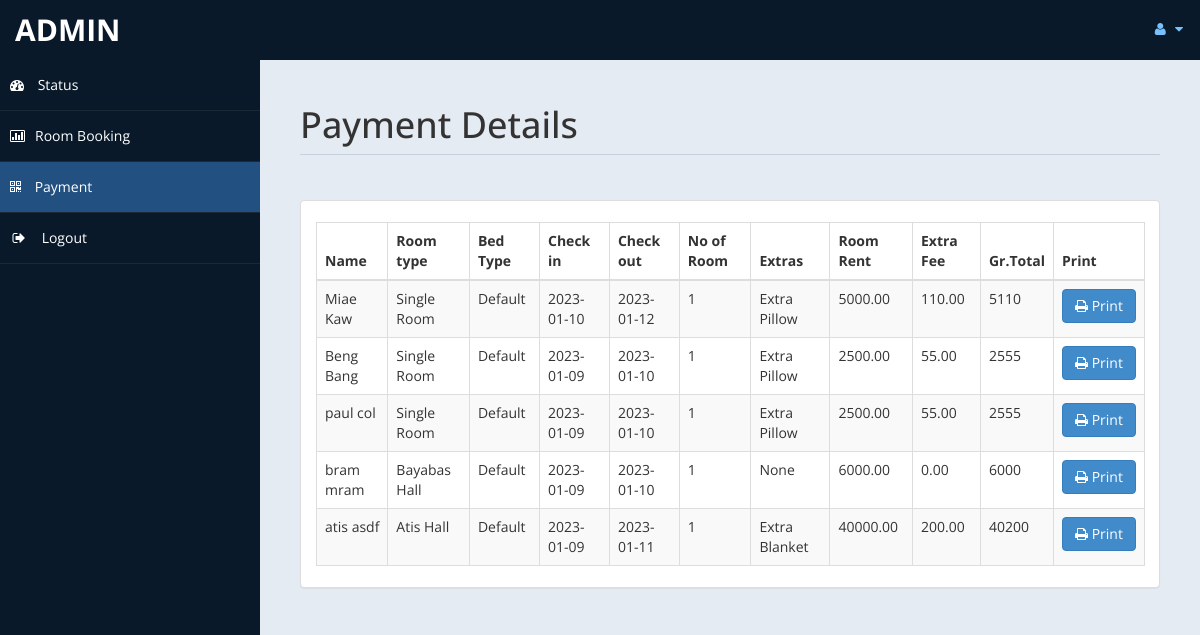
The page /admin_/payment.php (signed in) on the database as committed earlier.
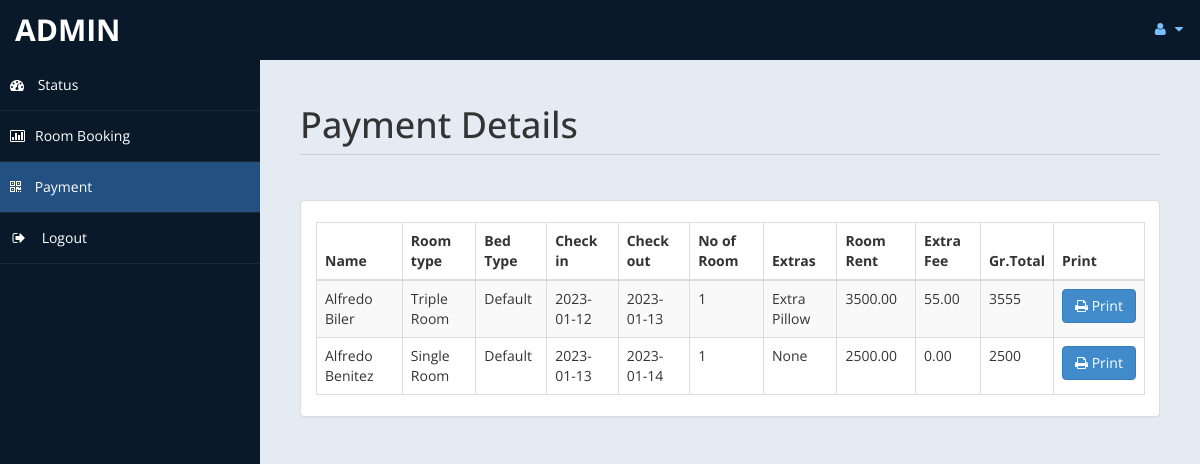
The same page on the database as committed later.
### tables this page shows
CREATE TABLE `payment` (
  `id` int(11) DEFAULT NULL,
  `title` varchar(5) DEFAULT NULL,
  `fname` varchar(30) DEFAULT NULL,
  `lname` varchar(30) DEFAULT NULL,
  `troom` varchar(30) DEFAULT NULL,
  `tbed` varchar(30) DEFAULT NULL,
  `nroom` int(11) DEFAULT NULL,
  `cin` date DEFAULT NULL,
  `cout` date DEFAULT NULL,
  `ttot` double(8,2) DEFAULT NULL,
  `fintot` double(8,2) DEFAULT NULL,
  `mepr` double(8,2) DEFAULT NULL,
  `meal` varchar(30) DEFAULT NULL,
  `btot` double(8,2) DEFAULT NULL,
  `noofdays` int(11) DEFAULT NULL
);

### admin_/payment.php (the view, shortened to what this page needs)
<!DOCTYPE html>
<html xmlns="http://www.w3.org/1999/xhtml">
<head>
    <link href="assets/css/bootstrap.css" rel="stylesheet" />
    <link href="assets/css/font-awesome.css" rel="stylesheet" />
    <link href="assets/css/custom-styles.css" rel="stylesheet" />
    <link href="assets/js/dataTables/dataTables.bootstrap.css" rel="stylesheet" />
</head>
<body>
    <div id="wrapper">
        <nav class="navbar navbar-default top-navbar" role="navigation">
            <div class="navbar-header">
                <a class="navbar-brand" href="home.php"><?php echo $_SESSION["user"]; ?> </a>
            </div>
            <ul class="nav navbar-top-links navbar-right">
                <li class="dropdown">
                    <a class="dropdown-toggle" data-toggle="dropdown" href="#" aria-expanded="false">
                        <i class="fa fa-user fa-fw"></i> <i class="fa fa-caret-down"></i>
                    </a>
                </li>
            </ul>
        </nav>
        <nav class="navbar-default navbar-side" role="navigation">
            <div class="sidebar-collapse">
                <ul class="nav" id="main-menu">
                    <li>
                        <a href="home.php"><i class="fa fa-dashboard"></i> Status</a>
                    </li>
					<li>
                        <a href="roombook.php"><i class="fa fa-bar-chart-o"></i>Room Booking</a>
                    </li>
                    <li>
                        <a class="active-menu" href="payment.php"><i class="fa fa-qrcode"></i> Payment</a>
                    </li>
                    <li>
                        <a href="logout.php" ><i class="fa fa-sign-out fa-fw"></i> Logout</a>
                    </li>
            </div>
        </nav>
        <div id="page-wrapper" >
            <div id="page-inner">
			 <div class="row">
                    <div class="col-md-12">
                        <h1 class="page-header">
                           Payment Details<small> </small>
                        </h1>
                    </div>
                </div>
            <div class="row">
                <div class="col-md-12">
                    <div class="panel panel-default">
                        <div class="panel-body">
                            <div class="table-responsive">
                                <table class="table table-striped table-bordered table-hover" id="dataTables-example">
                                    <thead>
                                        <tr>
                                            <th>Name</th>
											<th>Room type</th>
                                            <th>Bed Type</th>
                                            <th>Check in</th>
											<th>Check out</th>
											<th>No of Room</th>
											<th>Extras</th>
                                            <th>Room Rent</th>
                                            <th>Extra Fee</th>
											<th>Gr.Total</th>
											<th>Print</th>
                                        </tr>
                                    </thead>
                                    <tbody>
									<?php
										include ('db.php');
										$sql="select * from payment";
										$re = mysqli_query($con,$sql);
										while($row = mysqli_fetch_array($re))
										{
											$id = $row['id'];
											if($id % 2 ==1 )
											{
												echo"<tr class='gradeC'>
													<td>".$row['title']." ".$row['fname']." ".$row['lname']."</td>
													<td>".$row['troom']."</td>
													<td>".$row['tbed']."</td>
													<td>".$row['cin']."</td>
													<td>".$row['cout']."</td>
													<td>".$row['nroom']."</td>
													<td>".$row['meal']."</td>
													<td>".$row['ttot']."</td>
													<td>".$row['mepr']."</td>
													<td style='display:none'>".$row['btot']."</td>
													<td>".$row['fintot']-$row['btot']."</td>
													<td><a href=print.php?pid=".$id ." <button class='btn btn-primary'> <i class='fa fa-print' ></i> Print</button></td>
													</tr>";
											}
											else
											{
												echo"<tr class='gradeU'>
													<td>".$row['title']." ".$row['fname']." ".$row['lname']."</td>
													<td>".$row['troom']."</td>
													<td>".$row['tbed']."</td>
													<td>".$row['cin']."</td>
													<td>".$row['cout']."</td>
													<td>".$row['nroom']."</td>
													<td>".$row['meal']."</td>
													<td>".$row['ttot']."</td>
													<td>".$row['mepr']."</td>
													<td style='display:none'>".$row['btot']."</td>
													<td>".$row['fintot']-$row['btot']."</td>
													<td><a href=print.php?pid=".$id ." <button class='btn btn-primary'> <i class='fa fa-print' ></i> Print</button></td>
													</tr>";
											}
										}
									?>
                                    </tbody>
                                </table>
                            </div>
                        </div>
                    </div>
                </div>
            </div>
                </div>
            </div>
    </div>
</body>
</html>

### admin_/assets/css/custom-styles.css (style rules this page uses)
body { font-family: 'Open Sans', sans-serif; }
#wrapper { width: 100%; background:#09192A; }
#page-wrapper { padding: 15px 15px; min-height: 600px; background:#E5EBF2; }
#page-inner { width:100%; margin:10px 20px 10px 0px; background-color:transparent; padding:10px; min-height:1200px; }
h1, .h1, h2, .h2, h3, .h3 { margin-top: 7px; margin-bottom: -5px; }
.page-header { padding-bottom: 9px; margin: 10px 0 45px; border-bottom: 1px solid #C7D1DD; }
.top-navbar { margin:0px; }
.top-navbar .navbar-brand { color: #fff; width: 260px; text-align: left; height: 60px; font-size: 30px; font-weight: 700; text-transform: uppercase; line-height: 30px; }
.top-navbar .nav > li { position: relative; display: inline-block; }
.top-navbar .nav > li > a { position: relative; display: block; padding: 19px 15px; color: #77C0FD; }
.active-menu { background-color:#225081!important; }
.sidebar-collapse , .sidebar-collapse .nav { background:none; }
.sidebar-collapse .nav { padding:0; }
.sidebar-collapse .nav > li > a { color:#fff; background:transparent; text-shadow:none; }
.sidebar-collapse > .nav > li > a { padding:15px 10px; }
.sidebar-collapse > .nav > li { border-bottom: 1px solid rgba(107, 108, 109, 0.19); }
.navbar-side { border:none; background-color: transparent; }
.top-navbar { background:#09192A; border-bottom:none; }
.top-navbar .nav > li > a > i { margin-right: 2px; }
.navbar-default { border:0px solid black; }
.navbar-header { background: #09192A; }
.nav > li > a > i { margin-right:10px; }
@media (min-width:768px) { #page-wrapper { margin: 0 0 0 260px; padding: 15px 30px; min-height: 1200px; } }
@media (min-width:768px) { .navbar-side { z-index: 1; position: absolute; width: 260px; } }
@media (min-width:768px) { .navbar { border-radius: 0px; } }

Rows that differ between the two databases and show on the page:
removed payment: fname "paul", lname "col", troom "Single Room", tbed "Default", cin "2023-01-09", cout "2023-01-10", nroom "1", meal "Extra Pillow", ttot "2500.00", mepr "55.00", $row['fintot']-$row['btot'] "2555"
removed payment: fname "bram", lname "mram", troom "Bayabas Hall", tbed "Default", cin "2023-01-09", cout "2023-01-10", nroom "1", meal "None", ttot "6000.00", mepr "0.00", $row['fintot']-$row['btot'] "6000"
removed payment: fname "atis", lname "asdf", troom "Atis Hall", tbed "Default", cin "2023-01-09", cout "2023-01-11", nroom "1", meal "Extra Blanket", ttot "40000.00", mepr "200.00", $row['fintot']-$row['btot'] "40200"
changed payment "Extra Pillow": fname "Miae" → "Alfredo"; lname "Kaw" → "Biler"; troom "Single Room" → "Triple Room"; cin "2023-01-10" → "2023-01-12"; cout "2023-01-12" → "2023-01-13"; ttot "5000.00" → "3500.00"; mepr "110.00" → "55.00"; $row['fintot']-$row['btot'] "5110" → "3555"
changed payment "Single Room": fname "Beng" → "Alfredo"; lname "Bang" → "Benitez"; cin "2023-01-09" → "2023-01-13"; cout "2023-01-10" → "2023-01-14"; meal "Extra Pillow" → "None"; mepr "55.00" → "0.00"; $row['fintot']-$row['btot'] "2555" → "2500"
